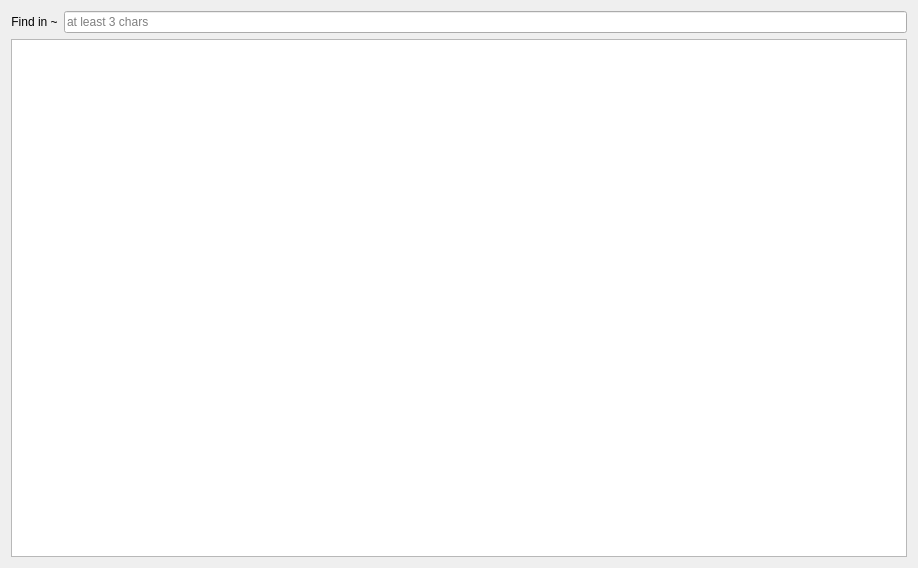
<?xml version="1.0" encoding="UTF-8"?>
<ui version="4.0">
 <class>Widget</class>
 <widget class="QWidget" name="Widget">
  <property name="geometry">
   <rect>
    <x>0</x>
    <y>0</y>
    <width>918</width>
    <height>568</height>
   </rect>
  </property>
  <layout class="QGridLayout" name="gridLayout">
   <item row="0" column="0">
    <widget class="QLabel" name="promptLabel">
     <property name="text">
      <string>Find in ~</string>
     </property>
     <property name="alignment">
      <set>Qt::AlignCenter</set>
     </property>
    </widget>
   </item>
   <item row="0" column="1">
    <widget class="QtFinder::SearchLineEdit" name="searchLineEdit">
     <property name="text">
      <string/>
     </property>
     <property name="placeholderText">
      <string>at least 3 chars</string>
     </property>
    </widget>
   </item>
   <item row="1" column="0" colspan="2">
    <widget class="QtFinder::QuickfixWidget" name="quickfixWidget"/>
   </item>
  </layout>
 </widget>
 <customwidgets>
  <customwidget>
   <class>QtFinder::SearchLineEdit</class>
   <extends>QLineEdit</extends>
   <header location="global">SearchLineEdit.h</header>
   <slots>
    <signal>searchKeyWordsChanged(QStringList)</signal>
   </slots>
  </customwidget>
  <customwidget>
   <class>QtFinder::QuickfixWidget</class>
   <extends>QListWidget</extends>
   <header location="global">QuickfixWidget.h</header>
  </customwidget>
 </customwidgets>
 <resources/>
 <connections/>
</ui>
